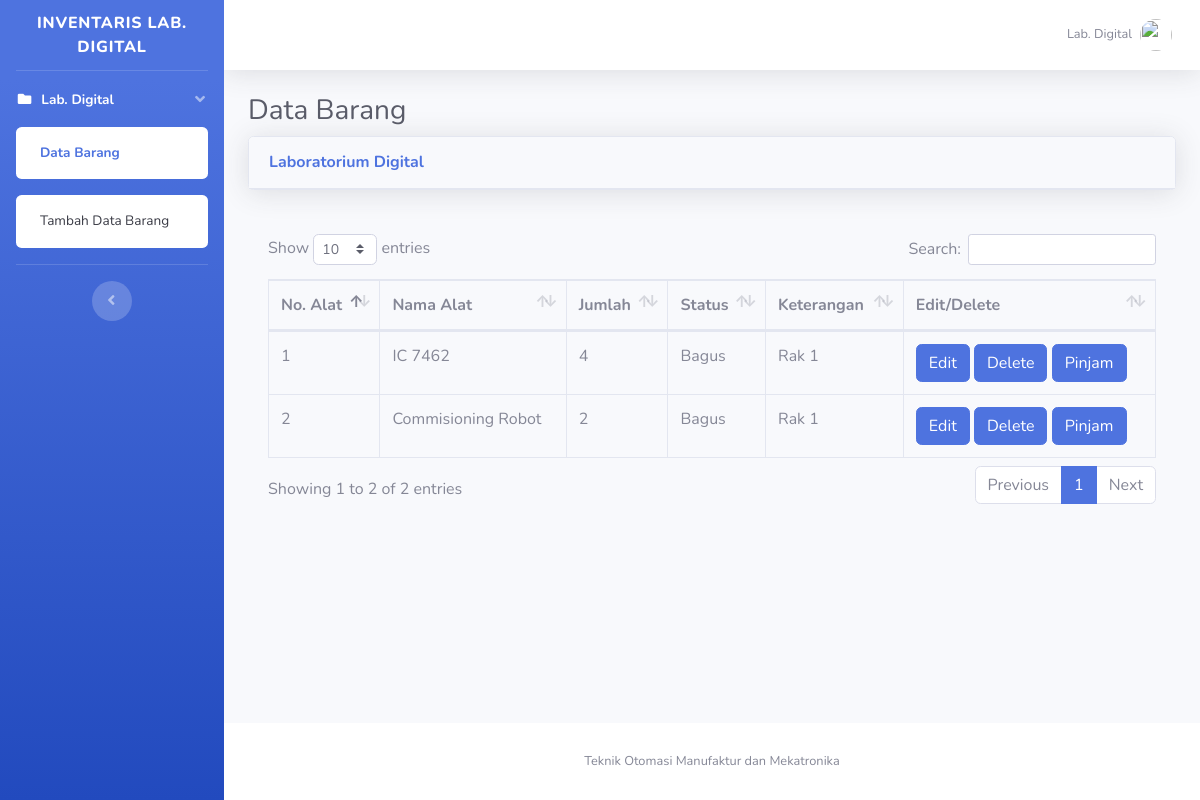
The app's page /lab_digital/index.php with its own data.
### tables this page shows
CREATE TABLE `t_laboratorium` (
  `id_lab` int(4) UNSIGNED NOT NULL,
  `nama_lab` varchar(50) NOT NULL,
  `ka_lab` varchar(20) NOT NULL,
  `username` varchar(30) NOT NULL,
  `password` varchar(40) NOT NULL
);

CREATE TABLE `t_alat_digital` (
  `id_alat` int(6) NOT NULL,
  `id_lab` int(2) NOT NULL,
  `nama_alat` varchar(50) NOT NULL,
  `status_alat` varchar(10) NOT NULL,
  `jumlah_alat` int(10) NOT NULL,
  `keterangan` varchar(50) NOT NULL,
  `status_pinjam` varchar(20) NOT NULL DEFAULT 'Belum dipinjam'
);

### lab_digital/index.php (the view, shortened to what this page needs)
<?php
include "../config.php";
$query = mysqli_query($koneksi, "SELECT * FROM t_alat_digital");
$query_lab = mysqli_query($koneksi, "SELECT * FROM t_laboratorium where id_lab=7");
$data_lab = mysqli_fetch_array($query_lab);
?>
<!DOCTYPE html>
<html lang="en">
<head>
    <link href="../vendor/fontawesome-free/css/all.min.css" rel="stylesheet" type="text/css">
    <link href="../css/sb-admin-2.min.css" rel="stylesheet">
    <link href="../vendor/datatables/dataTables.bootstrap4.min.css" rel="stylesheet">
</head>
<body id="page-top">
    <div id="wrapper">
        <ul class="navbar-nav bg-gradient-primary sidebar sidebar-dark accordion" id="accordionSidebar">
            <a class="sidebar-brand d-flex align-items-center justify-content-center" href="index.php">
                <div class="sidebar-brand-text mx-3">Inventaris <?= $data_lab['nama_lab']; ?></div>
            </a>
            <hr class="sidebar-divider my-0">
            <li class="nav-item active">
                <a class="nav-link" href="#" data-toggle="collapse" data-target="#collapsePages" aria-expanded="true" aria-controls="collapsePages">
                    <i class="fas fa-fw fa-folder"></i>
                    <span><?= $data_lab['nama_lab']; ?></span>
                </a>
                <div id="collapsePages" class="collapse show" aria-labelledby="headingPages" data-parent="#accordionSidebar">
                    <div class="bg-white py-2 collapse-inner rounded">
                        <a class="collapse-item active" href="index.php">Data Barang</a>
                    </div>
                </div>
                <div id="collapsePages" class="collapse show" aria-labelledby="headingPages" data-parent="#accordionSidebar">
                    <div class="bg-white py-2 collapse-inner rounded">
                        <a class="collapse-item" href="tambah_barang.php">Tambah Data Barang</a>
                    </div>
                </div>
            </li>
            <hr class="sidebar-divider d-none d-md-block">
            <div class="text-center d-none d-md-inline">
                <button class="rounded-circle border-0" id="sidebarToggle"></button>
            </div>
        </ul>
        <div id="content-wrapper" class="d-flex flex-column">
            <div id="content">
                <nav class="navbar navbar-expand navbar-light bg-white topbar mb-4 static-top shadow">
                    <ul class="navbar-nav ml-auto">
                        <li class="nav-item dropdown no-arrow">
                            <a class="nav-link dropdown-toggle" href="#" id="userDropdown" role="button" data-toggle="dropdown" aria-haspopup="true" aria-expanded="false">
                                <span class="mr-2 d-none d-lg-inline text-gray-600 small"><?= $data_lab['nama_lab']; ?></span>
                                <img class="img-profile rounded-circle" src="../img/Black.png">
                            </a>
                        </li>
                    </ul>
                </nav>
                <div class="container-fluid">
                    <h1 class="h3 mb-2 text-gray-800">Data Barang</h1>
                    <div class="card shadow mb-4">
                        <div class="card-header py-3">
                            <h6 class="m-0 font-weight-bold text-primary">Laboratorium Digital</h6>
                        </div>
                    </div>
                    <div class="card-body">
                        <div class="table-responsive">
                            <table class="table table-bordered" id="dataTable" width="100%" cellspacing="0">
                                <thead>
                                    <tr>
                                        <th>No. Alat</th>
                                        <th>Nama Alat</th>
                                        <th>Jumlah</th>
                                        <th>Status</th>
                                        <th>Keterangan</th>
                                        <th>Edit/Delete</th>
                                    </tr>
                                </thead>
                                <?php if (mysqli_num_rows($query) > 0) { ?>
                                    <?php
                                    while ($data = mysqli_fetch_array($query)) {
                                    ?>
                                        <tr>
                                            <td><?php echo $data["id_alat"]; ?></td>
                                            <td><?php echo $data["nama_alat"]; ?></td>
                                            <td><?php echo $data["jumlah_alat"]; ?></td>
                                            <td><?php echo $data["status_alat"]; ?></td>
                                            <td><?php echo $data["keterangan"]; ?></td>
                                            <td>
                                                <a href="edit_barang.php?id_alat=<?php echo $data['id_alat']; ?>"><button class="btn btn-primary">Edit</button></a>
                                                <a href="delete-process.php?id_alat=<?php echo $data['id_alat']; ?>"><button class="btn btn-primary">Delete</button></a>
                                                <a href="pinjam_barang.php?id_alat=<?php echo $data['id_alat']; ?>"><button class="btn btn-primary">Pinjam</button></a>
                                            </td>
                                        </tr>
                                    <?php $no++;
                                    } ?>
                                <?php } ?>
                            </table>
                        </div>
                    </div>
                </div>
            </div>
            <footer class="sticky-footer bg-white">
                <div class="container my-auto">
                    <div class="copyright text-center my-auto">
                        <span>Teknik Otomasi Manufaktur dan Mekatronika</span>
                    </div>
                </div>
            </footer>
        </div>
    </div>
</body>
</html>

### records on screen
t_laboratorium: nama_lab "LAB. DIGITAL", nama_lab "Lab. Digital"
t_alat_digital: id_alat "1", nama_alat "IC 7462", jumlah_alat "4", status_alat "Bagus", keterangan "Rak 1"
t_alat_digital: id_alat "2", nama_alat "Commisioning Robot", jumlah_alat "2", status_alat "Bagus", keterangan "Rak 1"
